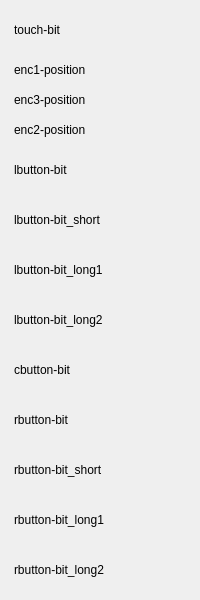
      <widget class="QWidget" name="tab_Inputs">
       <attribute name="title">
        <string>Inputs</string>
       </attribute>
       <layout class="QVBoxLayout" name="layout_stat">
      <property name="spacing">
       <number>0</number>
      </property>
      <property name="leftMargin">
       <number>0</number>
      </property>
      <property name="topMargin">
       <number>0</number>
      </property>
      <property name="rightMargin">
       <number>0</number>
      </property>
      <property name="bottomMargin">
       <number>0</number>
      </property>
     <item>
      <layout class="QVBoxLayout">
      <property name="leftMargin">
       <number>5</number>
      </property>
      <property name="topMargin">
       <number>5</number>
      </property>
      <property name="rightMargin">
       <number>5</number>
      </property>
      <property name="bottomMargin">
       <number>5</number>
      </property>
     <item>
      <layout class="QHBoxLayout">
      <property name="leftMargin">
       <number>5</number>
      </property>
      <property name="topMargin">
       <number>5</number>
      </property>
      <property name="rightMargin">
       <number>5</number>
      </property>
      <property name="bottomMargin">
       <number>5</number>
      </property>
    <item>
     <widget class="QLabel">
      <property name="text">
       <string>touch-bit</string>
      </property>
      <property name="indent">
       <number>4</number>
      </property>
     </widget>
    </item>
    <item>
     <widget class="LED" name="board0.bitin6.bit">
        <property name="sizePolicy">
         <sizepolicy hsizetype="Fixed" vsizetype="Fixed">
          <horstretch>0</horstretch>
          <verstretch>0</verstretch>
         </sizepolicy>
        </property>
      <property name="diameter">
       <number>16</number>
      </property>
        <property name="minimumSize">
         <size>
          <width>32</width>
          <height>40</height>
         </size>
        </property>
        <property name="color">
          <color>
            <red>255</red><green>255</green><blue>0</blue>
          </color>
        </property>
        <property name="maximumSize">
         <size>
          <width>32</width>
          <height>32</height>
         </size>
        </property>
     </widget>
    </item>
      </layout>
     </item>
     <item>
      <layout class="QHBoxLayout">
      <property name="leftMargin">
       <number>5</number>
      </property>
      <property name="topMargin">
       <number>5</number>
      </property>
      <property name="rightMargin">
       <number>5</number>
      </property>
      <property name="bottomMargin">
       <number>5</number>
      </property>
    <item>
     <widget class="QLabel">
      <property name="text">
       <string>enc1-position</string>
      </property>
      <property name="indent">
       <number>4</number>
      </property>
     </widget>
    </item>
    <item>
     <widget class="HALLabel" name="brd0.sm0.feed.pos">
      <property name="sizePolicy">
       <sizepolicy hsizetype="Minimum" vsizetype="Fixed">
        <horstretch>0</horstretch>
        <verstretch>0</verstretch>
       </sizepolicy>
      </property>
      <property name="minimumSize">
       <size>
        <width>0</width>
        <height>20</height>
       </size>
      </property>
      <property name="textTemplate" stdset="0">
       <string>%0.2f</string>
      </property>
                 <property name="alignment">
                  <set>Qt::AlignRight|Qt::AlignTrailing|Qt::AlignVCenter</set>
                 </property>
      <property name="styleSheet">
       <string notr="true">font: 14pt &quot;Lato Heavy&quot;;</string>
      </property>
      <property name="s32_pin_type" stdset="0">
       <bool>false</bool>
      </property>
      <property name="u32_pin_type" stdset="0">
       <bool>false</bool>
      </property>
      <property name="float_pin_type" stdset="0">
       <bool>true</bool>
      </property>
      <property name="bin_pin_type" stdset="0">
       <bool>false</bool>
      </property>
     </widget>
    </item>
      </layout>
     </item>
     <item>
      <layout class="QHBoxLayout">
      <property name="leftMargin">
       <number>5</number>
      </property>
      <property name="topMargin">
       <number>5</number>
      </property>
      <property name="rightMargin">
       <number>5</number>
      </property>
      <property name="bottomMargin">
       <number>5</number>
      </property>
    <item>
     <widget class="QLabel">
      <property name="text">
       <string>enc3-position</string>
      </property>
      <property name="indent">
       <number>4</number>
      </property>
     </widget>
    </item>
    <item>
     <widget class="HALLabel" name="brd0.sm0.spl.pos">
      <property name="sizePolicy">
       <sizepolicy hsizetype="Minimum" vsizetype="Fixed">
        <horstretch>0</horstretch>
        <verstretch>0</verstretch>
       </sizepolicy>
      </property>
      <property name="minimumSize">
       <size>
        <width>0</width>
        <height>20</height>
       </size>
      </property>
      <property name="textTemplate" stdset="0">
       <string>%0.2f</string>
      </property>
                 <property name="alignment">
                  <set>Qt::AlignRight|Qt::AlignTrailing|Qt::AlignVCenter</set>
                 </property>
      <property name="styleSheet">
       <string notr="true">font: 14pt &quot;Lato Heavy&quot;;</string>
      </property>
      <property name="s32_pin_type" stdset="0">
       <bool>false</bool>
      </property>
      <property name="u32_pin_type" stdset="0">
       <bool>false</bool>
      </property>
      <property name="float_pin_type" stdset="0">
       <bool>true</bool>
      </property>
      <property name="bin_pin_type" stdset="0">
       <bool>false</bool>
      </property>
     </widget>
    </item>
      </layout>
     </item>
     <item>
      <layout class="QHBoxLayout">
      <property name="leftMargin">
       <number>5</number>
      </property>
      <property name="topMargin">
       <number>5</number>
      </property>
      <property name="rightMargin">
       <number>5</number>
      </property>
      <property name="bottomMargin">
       <number>5</number>
      </property>
    <item>
     <widget class="QLabel">
      <property name="text">
       <string>enc2-position</string>
      </property>
      <property name="indent">
       <number>4</number>
      </property>
     </widget>
    </item>
    <item>
     <widget class="HALLabel" name="brd0.sm0.rapid.pos">
      <property name="sizePolicy">
       <sizepolicy hsizetype="Minimum" vsizetype="Fixed">
        <horstretch>0</horstretch>
        <verstretch>0</verstretch>
       </sizepolicy>
      </property>
      <property name="minimumSize">
       <size>
        <width>0</width>
        <height>20</height>
       </size>
      </property>
      <property name="textTemplate" stdset="0">
       <string>%0.2f</string>
      </property>
                 <property name="alignment">
                  <set>Qt::AlignRight|Qt::AlignTrailing|Qt::AlignVCenter</set>
                 </property>
      <property name="styleSheet">
       <string notr="true">font: 14pt &quot;Lato Heavy&quot;;</string>
      </property>
      <property name="s32_pin_type" stdset="0">
       <bool>false</bool>
      </property>
      <property name="u32_pin_type" stdset="0">
       <bool>false</bool>
      </property>
      <property name="float_pin_type" stdset="0">
       <bool>true</bool>
      </property>
      <property name="bin_pin_type" stdset="0">
       <bool>false</bool>
      </property>
     </widget>
    </item>
      </layout>
     </item>
     <item>
      <layout class="QHBoxLayout">
      <property name="leftMargin">
       <number>5</number>
      </property>
      <property name="topMargin">
       <number>5</number>
      </property>
      <property name="rightMargin">
       <number>5</number>
      </property>
      <property name="bottomMargin">
       <number>5</number>
      </property>
    <item>
     <widget class="QLabel">
      <property name="text">
       <string>lbutton-bit</string>
      </property>
      <property name="indent">
       <number>4</number>
      </property>
     </widget>
    </item>
    <item>
     <widget class="LED" name="brd0.sm0.lbtn.bit">
        <property name="sizePolicy">
         <sizepolicy hsizetype="Fixed" vsizetype="Fixed">
          <horstretch>0</horstretch>
          <verstretch>0</verstretch>
         </sizepolicy>
        </property>
      <property name="diameter">
       <number>16</number>
      </property>
        <property name="minimumSize">
         <size>
          <width>32</width>
          <height>40</height>
         </size>
        </property>
        <property name="color">
          <color>
            <red>255</red><green>255</green><blue>0</blue>
          </color>
        </property>
        <property name="maximumSize">
         <size>
          <width>32</width>
          <height>32</height>
         </size>
        </property>
     </widget>
    </item>
      </layout>
     </item>
     <item>
      <layout class="QHBoxLayout">
      <property name="leftMargin">
       <number>5</number>
      </property>
      <property name="topMargin">
       <number>5</number>
      </property>
      <property name="rightMargin">
       <number>5</number>
      </property>
      <property name="bottomMargin">
       <number>5</number>
      </property>
    <item>
     <widget class="QLabel">
      <property name="text">
       <string>lbutton-bit_short</string>
      </property>
      <property name="indent">
       <number>4</number>
      </property>
     </widget>
    </item>
    <item>
     <widget class="LED" name="brd0.sm0.lbtn.bit_st">
        <property name="sizePolicy">
         <sizepolicy hsizetype="Fixed" vsizetype="Fixed">
          <horstretch>0</horstretch>
          <verstretch>0</verstretch>
         </sizepolicy>
        </property>
      <property name="diameter">
       <number>16</number>
      </property>
        <property name="minimumSize">
         <size>
          <width>32</width>
          <height>40</height>
         </size>
        </property>
        <property name="color">
          <color>
            <red>255</red><green>255</green><blue>0</blue>
          </color>
        </property>
        <property name="maximumSize">
         <size>
          <width>32</width>
          <height>32</height>
         </size>
        </property>
     </widget>
    </item>
      </layout>
     </item>
     <item>
      <layout class="QHBoxLayout">
      <property name="leftMargin">
       <number>5</number>
      </property>
      <property name="topMargin">
       <number>5</number>
      </property>
      <property name="rightMargin">
       <number>5</number>
      </property>
      <property name="bottomMargin">
       <number>5</number>
      </property>
    <item>
     <widget class="QLabel">
      <property name="text">
       <string>lbutton-bit_long1</string>
      </property>
      <property name="indent">
       <number>4</number>
      </property>
     </widget>
    </item>
    <item>
     <widget class="LED" name="brd0.sm0.lbtn.bit_lg1">
        <property name="sizePolicy">
         <sizepolicy hsizetype="Fixed" vsizetype="Fixed">
          <horstretch>0</horstretch>
          <verstretch>0</verstretch>
         </sizepolicy>
        </property>
      <property name="diameter">
       <number>16</number>
      </property>
        <property name="minimumSize">
         <size>
          <width>32</width>
          <height>40</height>
         </size>
        </property>
        <property name="color">
          <color>
            <red>255</red><green>255</green><blue>0</blue>
          </color>
        </property>
        <property name="maximumSize">
         <size>
          <width>32</width>
          <height>32</height>
         </size>
        </property>
     </widget>
    </item>
      </layout>
     </item>
     <item>
      <layout class="QHBoxLayout">
      <property name="leftMargin">
       <number>5</number>
      </property>
      <property name="topMargin">
       <number>5</number>
      </property>
      <property name="rightMargin">
       <number>5</number>
      </property>
      <property name="bottomMargin">
       <number>5</number>
      </property>
    <item>
     <widget class="QLabel">
      <property name="text">
       <string>lbutton-bit_long2</string>
      </property>
      <property name="indent">
       <number>4</number>
      </property>
     </widget>
    </item>
    <item>
     <widget class="LED" name="brd0.sm0.lbtn.bit_lg2">
        <property name="sizePolicy">
         <sizepolicy hsizetype="Fixed" vsizetype="Fixed">
          <horstretch>0</horstretch>
          <verstretch>0</verstretch>
         </sizepolicy>
        </property>
      <property name="diameter">
       <number>16</number>
      </property>
        <property name="minimumSize">
         <size>
          <width>32</width>
          <height>40</height>
         </size>
        </property>
        <property name="color">
          <color>
            <red>255</red><green>255</green><blue>0</blue>
          </color>
        </property>
        <property name="maximumSize">
         <size>
          <width>32</width>
          <height>32</height>
         </size>
        </property>
     </widget>
    </item>
      </layout>
     </item>
     <item>
      <layout class="QHBoxLayout">
      <property name="leftMargin">
       <number>5</number>
      </property>
      <property name="topMargin">
       <number>5</number>
      </property>
      <property name="rightMargin">
       <number>5</number>
      </property>
      <property name="bottomMargin">
       <number>5</number>
      </property>
    <item>
     <widget class="QLabel">
      <property name="text">
       <string>cbutton-bit</string>
      </property>
      <property name="indent">
       <number>4</number>
      </property>
     </widget>
    </item>
    <item>
     <widget class="LED" name="brd0.sm0.cbtn.bit">
        <property name="sizePolicy">
         <sizepolicy hsizetype="Fixed" vsizetype="Fixed">
          <horstretch>0</horstretch>
          <verstretch>0</verstretch>
         </sizepolicy>
        </property>
      <property name="diameter">
       <number>16</number>
      </property>
        <property name="minimumSize">
         <size>
          <width>32</width>
          <height>40</height>
         </size>
        </property>
        <property name="color">
          <color>
            <red>255</red><green>255</green><blue>0</blue>
          </color>
        </property>
        <property name="maximumSize">
         <size>
          <width>32</width>
          <height>32</height>
         </size>
        </property>
     </widget>
    </item>
      </layout>
     </item>
     <item>
      <layout class="QHBoxLayout">
      <property name="leftMargin">
       <number>5</number>
      </property>
      <property name="topMargin">
       <number>5</number>
      </property>
      <property name="rightMargin">
       <number>5</number>
      </property>
      <property name="bottomMargin">
       <number>5</number>
      </property>
    <item>
     <widget class="QLabel">
      <property name="text">
       <string>rbutton-bit</string>
      </property>
      <property name="indent">
       <number>4</number>
      </property>
     </widget>
    </item>
    <item>
     <widget class="LED" name="brd0.sm0.rbtn.bit">
        <property name="sizePolicy">
         <sizepolicy hsizetype="Fixed" vsizetype="Fixed">
          <horstretch>0</horstretch>
          <verstretch>0</verstretch>
         </sizepolicy>
        </property>
      <property name="diameter">
       <number>16</number>
      </property>
        <property name="minimumSize">
         <size>
          <width>32</width>
          <height>40</height>
         </size>
        </property>
        <property name="color">
          <color>
            <red>255</red><green>255</green><blue>0</blue>
          </color>
        </property>
        <property name="maximumSize">
         <size>
          <width>32</width>
          <height>32</height>
         </size>
        </property>
     </widget>
    </item>
      </layout>
     </item>
     <item>
      <layout class="QHBoxLayout">
      <property name="leftMargin">
       <number>5</number>
      </property>
      <property name="topMargin">
       <number>5</number>
      </property>
      <property name="rightMargin">
       <number>5</number>
      </property>
      <property name="bottomMargin">
       <number>5</number>
      </property>
    <item>
     <widget class="QLabel">
      <property name="text">
       <string>rbutton-bit_short</string>
      </property>
      <property name="indent">
       <number>4</number>
      </property>
     </widget>
    </item>
    <item>
     <widget class="LED" name="brd0.sm0.rbtn.bit_st">
        <property name="sizePolicy">
         <sizepolicy hsizetype="Fixed" vsizetype="Fixed">
          <horstretch>0</horstretch>
          <verstretch>0</verstretch>
         </sizepolicy>
        </property>
      <property name="diameter">
       <number>16</number>
      </property>
        <property name="minimumSize">
         <size>
          <width>32</width>
          <height>40</height>
         </size>
        </property>
        <property name="color">
          <color>
            <red>255</red><green>255</green><blue>0</blue>
          </color>
        </property>
        <property name="maximumSize">
         <size>
          <width>32</width>
          <height>32</height>
         </size>
        </property>
     </widget>
    </item>
      </layout>
     </item>
     <item>
      <layout class="QHBoxLayout">
      <property name="leftMargin">
       <number>5</number>
      </property>
      <property name="topMargin">
       <number>5</number>
      </property>
      <property name="rightMargin">
       <number>5</number>
      </property>
      <property name="bottomMargin">
       <number>5</number>
      </property>
    <item>
     <widget class="QLabel">
      <property name="text">
       <string>rbutton-bit_long1</string>
      </property>
      <property name="indent">
       <number>4</number>
      </property>
     </widget>
    </item>
    <item>
     <widget class="LED" name="brd0.sm0.rbtn.bit_lg1">
        <property name="sizePolicy">
         <sizepolicy hsizetype="Fixed" vsizetype="Fixed">
          <horstretch>0</horstretch>
          <verstretch>0</verstretch>
         </sizepolicy>
        </property>
      <property name="diameter">
       <number>16</number>
      </property>
        <property name="minimumSize">
         <size>
          <width>32</width>
          <height>40</height>
         </size>
        </property>
        <property name="color">
          <color>
            <red>255</red><green>255</green><blue>0</blue>
          </color>
        </property>
        <property name="maximumSize">
         <size>
          <width>32</width>
          <height>32</height>
         </size>
        </property>
     </widget>
    </item>
      </layout>
     </item>
     <item>
      <layout class="QHBoxLayout">
      <property name="leftMargin">
       <number>5</number>
      </property>
      <property name="topMargin">
       <number>5</number>
      </property>
      <property name="rightMargin">
       <number>5</number>
      </property>
      <property name="bottomMargin">
       <number>5</number>
      </property>
    <item>
     <widget class="QLabel">
      <property name="text">
       <string>rbutton-bit_long2</string>
      </property>
      <property name="indent">
       <number>4</number>
      </property>
     </widget>
    </item>
    <item>
     <widget class="LED" name="brd0.sm0.rbtn.bit_lg2">
        <property name="sizePolicy">
         <sizepolicy hsizetype="Fixed" vsizetype="Fixed">
          <horstretch>0</horstretch>
          <verstretch>0</verstretch>
         </sizepolicy>
        </property>
      <property name="diameter">
       <number>16</number>
      </property>
        <property name="minimumSize">
         <size>
          <width>32</width>
          <height>40</height>
         </size>
        </property>
        <property name="color">
          <color>
            <red>255</red><green>255</green><blue>0</blue>
          </color>
        </property>
        <property name="maximumSize">
         <size>
          <width>32</width>
          <height>32</height>
         </size>
        </property>
     </widget>
    </item>
      </layout>
     </item>
           <item>
            <widget class="QWidget" native="true"/>
           </item>
      </layout>
     </item>
        </layout>
      </widget>
